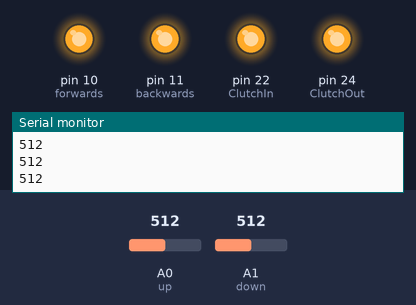
The sketch below on a simulated Arduino Mega 2560, built with avr-gcc and run on an emulated ATmega2560. Parts: output pins drawn as LEDs (lit = HIGH), the last lines printed to the serial monitor. Dashed ring = blinking. Inputs (shaded band) come from the test bench; at power-on: A0 (up) = 512, A1 (down) = 512.

Above: at 1.2 s.
1.3 s: A0 (up) set to 885
2.8 s: A0 (up) set to 914
At 4.0 s:
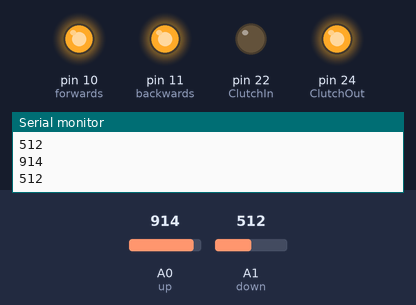
4.3 s: A1 (down) set to 891
5.8 s: A1 (down) set to 914
At 6.5 s:
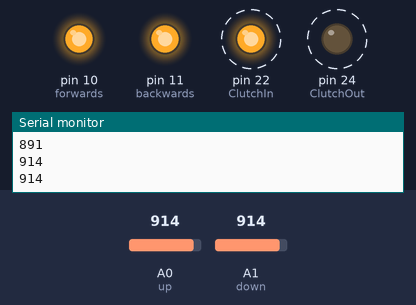
8.8 s: A1 (down) set to 900
At 9.4 s:
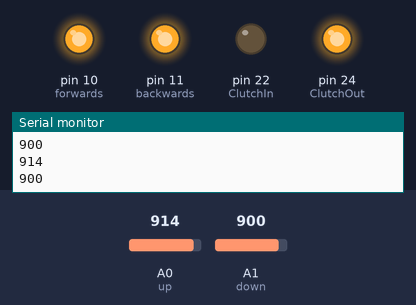
10.3 s: A1 (down) set to 1023
At 11.1 s:
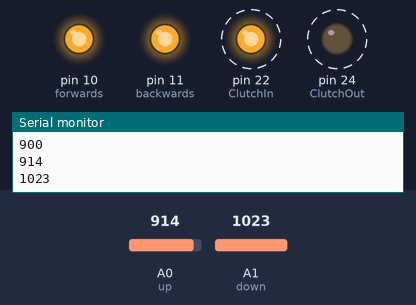
Timing chart, 0 to 14.3 s (numbered marks = the images above; inputs shaded):
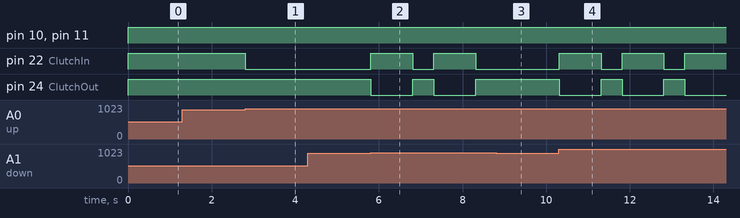

The sketch:

shifter_with_SPI_Enabled_testing.ino
```cpp
/////////////////////////////////////////////////////               START of SPI Define start
#include <SPI.h>
volatile byte pos;                                                  //used for SPI buffer position, its set to global so it can be reset after populated to RPM array
uint8_t buf[4];
                                                                    //Start of Interrupt routine (ISR)
ISR (SPI_STC_vect)
{
  if (pos < (sizeof (buf)))                                         //Gets SPI data value (RPM) and places in array (buf)
    {
        buf [pos++] = SPDR;                                         //Populates buffer array with bytes at pos less then buff size
    }
}                                                                   // end of interrupt routine SPI_STC_vect

int raw2int()
{
  int data_packet = ((short)buf[1]<<8)+buf[3];
  if(data_packet > 32767)
    data_packet = data_packet - 65536;
    pos = 0;                                                        //Global pos variable set to 0 to reset buffer count for next interrupt buf population
    Serial.print("Converted Data from raw SPI: ");                  //Debugging serial output for raw data conversion
    Serial.println(data_packet);
    return(data_packet);                                            //Returns signed integer value after conversion via PE3's datasheet for CAN messages
}
////////////////////////////////////////////////////////             END of SPI define

  const int forwards = 10;
  const int backwards = 11;
  const int up = A0;
  const int down = A1;
  //bool shiftup = 0;
  //bool shiftdown = 0;
  const int ClutchOut = 24;   // HAHAHAHAHAHAHAHAHAHAHAHAHAHAHAHAHA best var name ever!!
  const int ClutchIn = 22;
  const int Position = 2;
  int POS;
  int RPM;

void setup() {

pinMode(forwards, OUTPUT);//Set relay as an output
pinMode(backwards, OUTPUT);//Set relay as an output
pinMode(ClutchIn, OUTPUT);
pinMode(ClutchOut, OUTPUT);
pinMode(up, INPUT);
pinMode(down, INPUT);
//pinMode(RPM_Pin, INPUT);
//pinMode(Position, INPUT);
Serial.begin(19200);


/////////////////////////////////////////////////////////////////               START of SPI Setup
SPI.beginTransaction(SPISettings(800000, MSBFIRST, SPI_MODE0));
SPCR |= bit (SPE);                                                            // turn on SPI in slave mode
pinMode(MISO, OUTPUT);                                                        // have to send on master in, *slave out*
pos = 0;                                                                      // buffer empty to get ready for interrupts
SPCR |= bit(SPIE);                                                            // now turn on interrupts
/////////////////////////////////////////////////////////////////               END of SPI Setup
}

void loop()
{
//  POS = analogRead(Position);                                                  // RPM value set to be analog value of RPM given by Simulation POT
//  RPM = raw2int();                                                              // RPM value set to be numerical value of ECU given RPM


  int num = analogRead(up);
  int num2 = analogRead(down);
  Serial.println(num);
  Serial.println(num2);
  if(num2 > 900)
  {
    digitalWrite(ClutchOut, LOW);
    digitalWrite(ClutchIn, HIGH);

    delay(500);
//    digitalWrite(forwards,HIGH);
//    digitalWrite(backwards,LOW);
//    delay(110);
//    digitalWrite(forwards,LOW);
//    digitalWrite(backwards,HIGH);
//    delay(110);
//    digitalWrite(forwards,HIGH);
//    digitalWrite(backwards,HIGH);
    //digitalWrite(ClutchOut, HIGH);
    //digitalWrite(ClutchIn, LOW);


    delay(500);

  }
  else
   //digitalWrite(forwards,HIGH);
   //digitalWrite(backwards,HIGH);
   digitalWrite(ClutchOut, HIGH);
   digitalWrite(ClutchIn, HIGH);

  if(num > 900)
  {
    //digitalWrite(ClutchOut, LOW);
    //digitalWrite(ClutchIn, HIGH);

//    delay(100);
//    digitalWrite(forwards,LOW);
//    digitalWrite(backwards,HIGH);
//    delay(110);
//    digitalWrite(forwards,HIGH);
//    digitalWrite(backwards,LOW);
//    delay(110);
//    digitalWrite(forwards,HIGH);
//    digitalWrite(backwards,HIGH);
    digitalWrite(ClutchOut, HIGH);
    digitalWrite(ClutchIn, LOW);

    delay(500);
  }
  else
   digitalWrite(backwards,HIGH);
   digitalWrite(forwards,HIGH);
  // digitalWrite(ClutchIn,HIGH);
   //digitalWrite(ClutchOut,HIGH);
}
```

Measured:
- the behaviour switches between 900 and 901 on A0 (up) (found by bisection; images 0 and 1)
- the behaviour switches between 900 and 901 on A1 (down) (found by bisection; images 1 and 2)
- after the input at 2.8 s, pin 22 (ClutchIn): HIGH → LOW at once
- after the input at 5.8 s, pin 22 (ClutchIn): alternates HIGH for 1.0 s and LOW for 0.50 s, starting at once; pin 24 (ClutchOut): alternates HIGH for 0.50 s and LOW for 1.0 s, starting at once
- after the input at 8.8 s, pin 22 (ClutchIn): stays LOW (without the input it goes to HIGH after 0.01 s); pin 24 (ClutchOut): stays HIGH (without the input it goes to LOW after 0.01 s)
- after the input at 10.3 s, pin 22 (ClutchIn): alternates HIGH for 1.0 s and LOW for 0.50 s, starting at once; pin 24 (ClutchOut): alternates HIGH for 0.50 s and LOW for 1.0 s, starting at once
